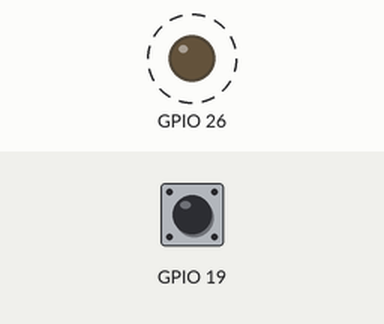
Recording of a program running on a simulated Raspberry Pi (BCM pin numbers). Parts: output pins drawn as LEDs (lit = HIGH). Dashed ring = blinking. The inputs (shaded band) are chosen by the test bench; at power-on: GPIO 19 HIGH. What the program prints to the terminal is not drawn.

Above: at 1.2 s.
1.3 s: GPIO 19 pulled LOW for 0.15 s
Timing chart, 0 to 10.3 s (numbered marks = the images above; inputs shaded):
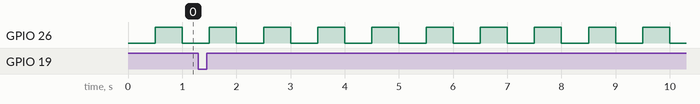

Measured:
- by itself, GPIO 26: alternates HIGH for 0.50 s and LOW for 0.50 s

The program:

example.py
```python
import RPi.GPIO as GPIO
import time

print("Running rpi-lgpio example, flashing LED on GPIO 26")

def button_press(channel):
    print("Press: {}".format(channel))
    if channel == 19:
        print("RPi info: model:{}; RAM:{}".format(GPIO.RPI_INFO["TYPE"], GPIO.RPI_INFO["RAM"]))

DEBOUNCE = 500

GPIO.setmode(GPIO.BCM)

GPIO.setup(26, GPIO.OUT)
GPIO.setup(19, GPIO.IN, pull_up_down=GPIO.PUD_UP)
GPIO.add_event_detect(19, GPIO.RISING, callback=button_press, bouncetime=DEBOUNCE)

while True:
    GPIO.output(26, GPIO.LOW)
    time.sleep(0.5)
    GPIO.output(26, GPIO.HIGH)
    time.sleep(0.5)
```
